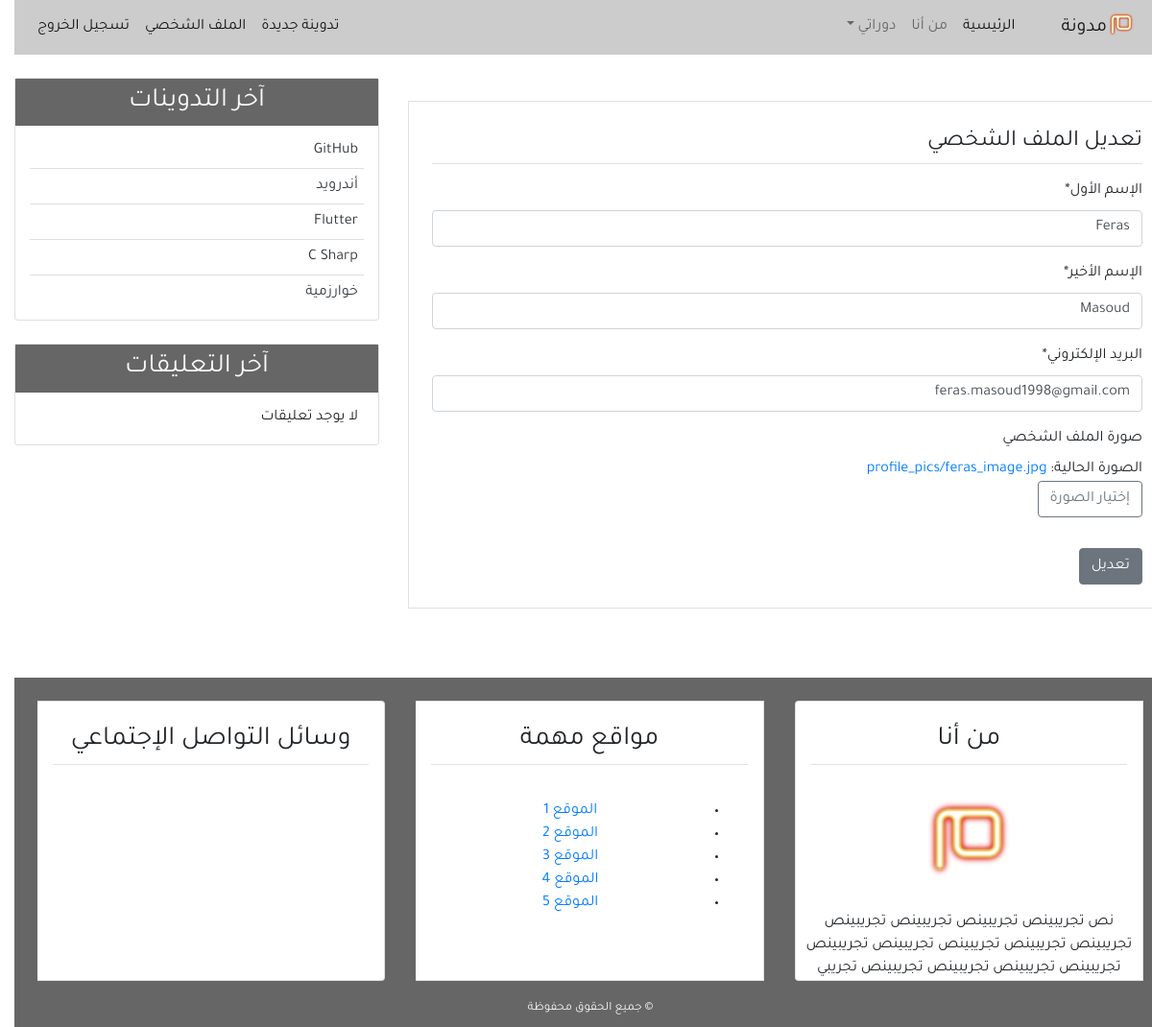
The app's page /profile_update/ (signed in), older data.
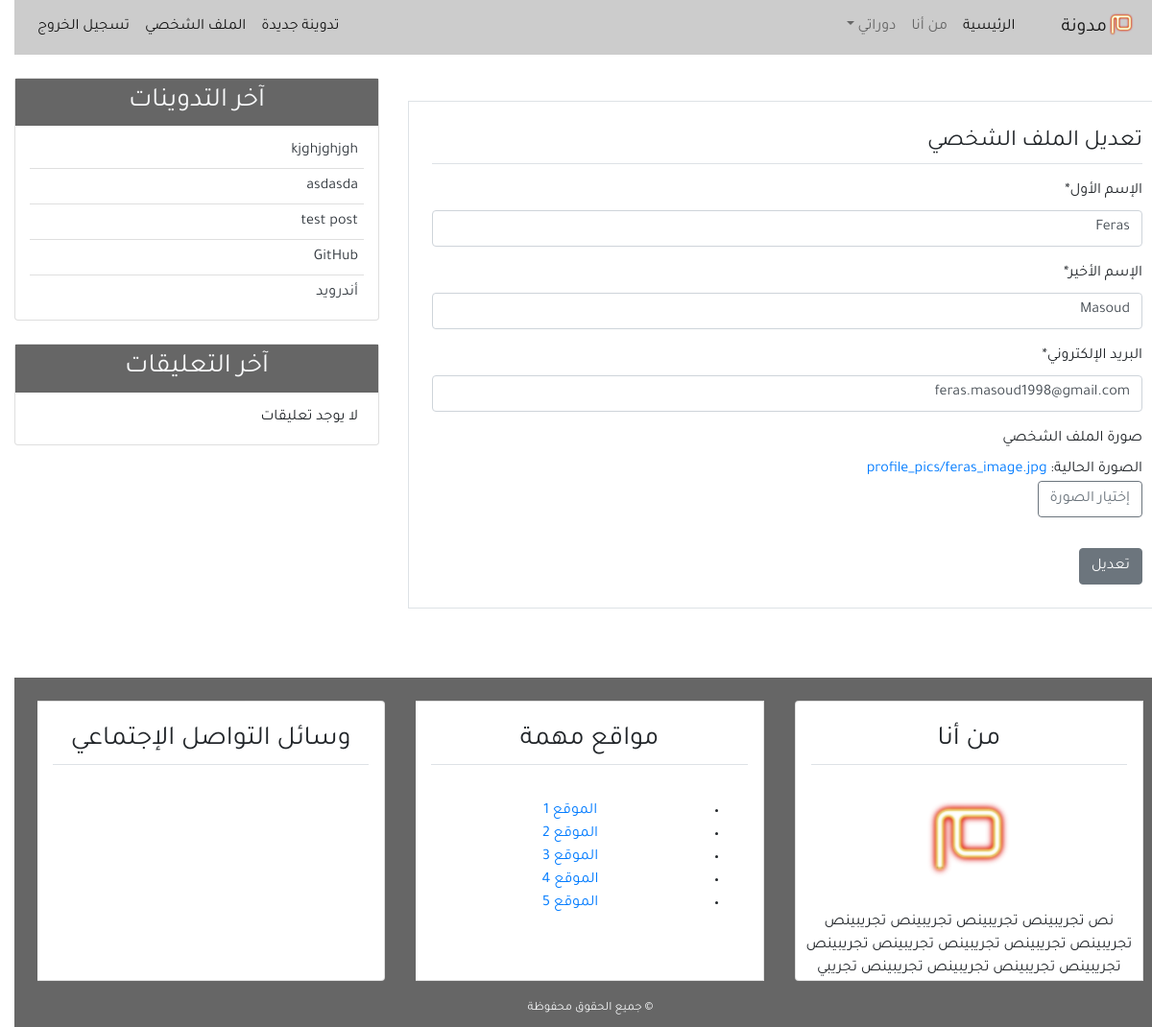
The same page, newer data.
### blog/models.py (models this page shows, shortened)
class Post(models.Model):
    title = models.CharField(max_length=100)
    content = models.TextField()
    post_date = models.DateTimeField(default=timezone.now)
    post_update = models.DateTimeField(auto_now=True)
    author = models.ForeignKey(User, on_delete=models.CASCADE)
    class Meta:
        ordering = ('-post_date', )

### user/views.py (the view)
# urls.py: path('profile_update/', views.profile_update, name='profile_update'),
@login_required(login_url='login')
def profile_update(request):
    if request.method == 'POST':
        user_form = UserUpdateForm(request.POST, instance=request.user)
        profile_form = ProfileUpdateForm(request.POST, request.FILES ,instance=request.user.profile)
        if user_form.is_valid and profile_form.is_valid:
            user_form.save()
            profile_form.save()
            messages.success(request, 'تم تحديث الملف الشخصي')
            return redirect('profile')
    else:
        user_form = UserUpdateForm(instance=request.user)
        profile_form = ProfileUpdateForm(instance=request.user.profile)
    context = {
        'title': 'تعديل الملف الشخصي',
        'user_form': user_form,
        'profile_form': profile_form,
    }
    return render(request, 'user/profile_update.html', context)

### user/forms.py
class UserUpdateForm(forms.ModelForm):
    first_name = forms.CharField(label='الإسم الأول')
    last_name = forms.CharField(label='الإسم الأخير')
    email = forms.EmailField(label='البريد الإلكتروني')
    class Meta:
        model = User
        fields = ('first_name', 'last_name', 'email')

class ProfileUpdateForm(forms.ModelForm):
    class Meta:
        model = Profile
        fields = ('image',)

### blog/templatetags/post_tag.py (called while the page is built)
@register.inclusion_tag('blog/latest_posts.html')
def latest_posts():
    context = {
        'l_posts': Post.objects.all()[0:5]
    }
    return context

@register.inclusion_tag('blog/latest_comment.html')
def latest_comments():
    context = {
        'l_comments': Comment.objects.filter(active=True)[:5]
    }
    return context

### user/templates/user/profile_update.html (shortened to what this page needs)
{% extends 'blog/base.html' %}
{% block content %}
{% load crispy_forms_tags %}
    <div class="border p-4 mb-5 mt-4">
        <legend class="border-bottom pb-1 mb-3">تعديل الملف الشخصي</legend>
        <form method="POST" enctype="multipart/form-data">
            {{user_form|crispy}}
            <div>
                <span class="mb-2" style="display: block;">صورة الملف الشخصي</span>
                الصورة الحالية: <a href="{{user.profile.image.url}}">{{user.profile.image}}</a>
                <br>
                <label for="image" class="btn btn-outline-secondary">إختيار الصورة</label>
            </div>
            <input class="btn btn-secondary mt-4" type="submit" value="تعديل">
        </form>
    </div>
{% endblock content %}

### blog/templates/blog/latest_posts.html
<ul class="list-group-flush latest-post">
    {% for post in l_posts %}
        <li class="list-group-item latest-post-item">
            <a href="{% url 'detail' post.pk %}" class="text-dark">
                {% if post.title|length > 40 %}
                    {{post.title|slice:'40'}} ..
                {% else %}
                    {{post.title}}
                {% endif %}
            </a>
        </li>
    {% endfor %}
</ul>

Row changes from the older to the newer data that the page shows:
no longer on this page (row unchanged): Post: title "Flutter"
no longer on this page (row unchanged): Post: title "C Sharp"
no longer on this page (row unchanged): Post: title "خوارزمية"
added Post: title "kjghjghjgh"
added Post: title "asdasda"
added Post: title "test post"
